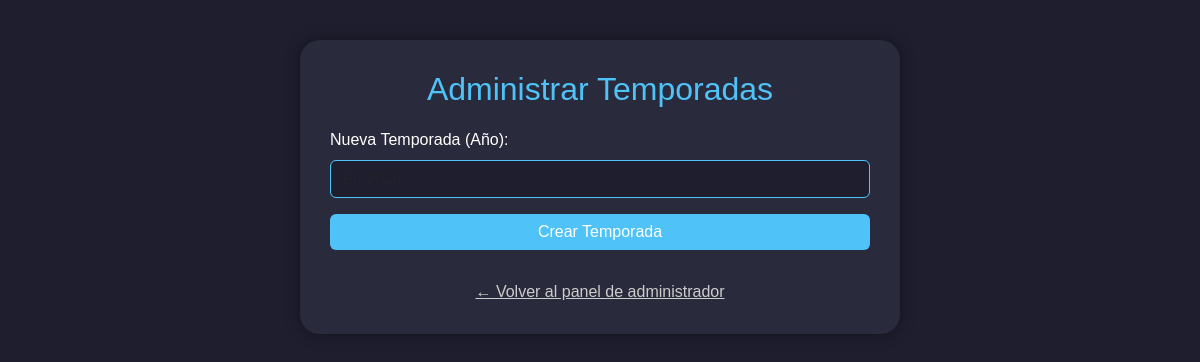
Page /admin/temporadas on the earlier database version.
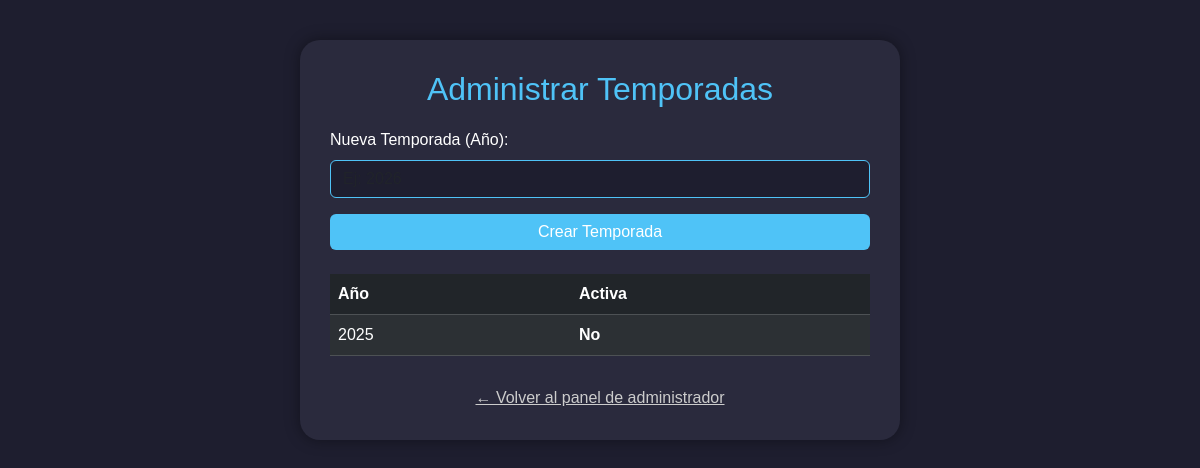
Same page on the later database version.
### app/models/models.py (models this page shows, shortened)
class Temporada(db.Model):
    __tablename__ = 'temporada'
    id = db.Column(db.Integer, primary_key=True)
    nombre = db.Column(db.String(20), nullable=False, unique=True)  # ej: "2025"
    activa = db.Column(db.Boolean, default=False)
    torneos = db.relationship(
        'Torneo',
        back_populates='temporada',
        cascade='all, delete-orphan'
    )

### app/routes/views.py (the view)
@views.route('/admin/temporadas', methods=['GET'])
def administrar_temporadas_view():
    temporadas = Temporada.query.order_by(Temporada.nombre.desc()).all()
    return render_template("plantillasAdmin/administrar_temporadas.html", temporadas=temporadas)

### app/templates/plantillasAdmin/administrar_temporadas.html (shortened to what this page needs)
<!DOCTYPE html>
<html lang="es">
<head>
    <link href="https://cdn.jsdelivr.net/npm/bootstrap@5.3.3/dist/css/bootstrap.min.css" rel="stylesheet">
</head>
<body>
<div class="container-form">
    <h2>Administrar Temporadas</h2>
    <form method="POST" action="{{ url_for('views.crear_temporada') }}">
        <div class="mb-3">
            <label for="nombre" class="form-label">Nueva Temporada (Año):</label>
            <input type="text" class="form-control" id="nombre" name="nombre" placeholder="Ej: 2026" required>
        </div>
        <button type="submit" class="btn btn-primary w-100">Crear Temporada</button>
    </form>
    {% if temporadas %}
        <table class="table table-dark table-striped mt-4">
            <thead>
                <tr>
                    <th>Año</th>
                    <th>Activa</th>
                </tr>
            </thead>
            <tbody>
                {% for t in temporadas %}
                    <tr>
                        <td>{{ t.nombre }}</td>
                        <td class="{{ 'active-true' if t.active else 'active-false' }}">
                            {{ 'Sí' if t.active else 'No' }}
                        </td>
                    </tr>
                {% endfor %}
            </tbody>
        </table>
    {% endif %}
    <a href="{{ url_for('views.adminview') }}" class="back-link">
        ← Volver al panel de administrador
    </a>
</div>
</body>
</html>

### app/templates/plantillasAdmin/administrar_temporadas.html (style rules this page uses)
body { background-color: #1e1e2f; color: #fff; font-family: 'Poppins', sans-serif; padding: 40px; }
.container-form { background-color: #2a2a3d; padding: 30px; border-radius: 20px; max-width: 600px; margin: auto; box-shadow: 0 0 15px rgba(0,0,0,0.4); }
.container-form h2 { text-align: center; color: #4fc3f7; margin-bottom: 20px; }
.form-control, .form-select { background-color: #1e1e2f; color: #fff; border: 1px solid #4fc3f7; }
.btn-primary { background-color: #4fc3f7; border: none; }
table { margin-top: 30px; }
th, td { color: #fff !important; }
.active-false { color: #ff5555; font-weight: bold; }
.back-link { display: block; margin-top: 30px; text-align: center; color: #ccc; }

Differences in the rows shown:
added Temporada: nombre "2025", active "No"
Other differences:
text now shown: "Año Activa"
